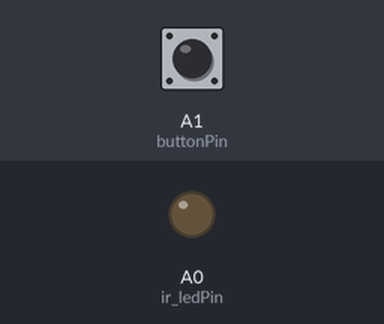
This sketch was run on a simulated Arduino Uno, built with avr-gcc and run on an emulated ATmega328P. Parts: output pins drawn as LEDs (lit = HIGH). The inputs (shaded band) are chosen by the test bench; at power-on: A1 (buttonPin) LOW.

Above: at 1.2 s.
1.3 s: A1 (buttonPin) pulled HIGH for 0.15 s
At 1.37 s:
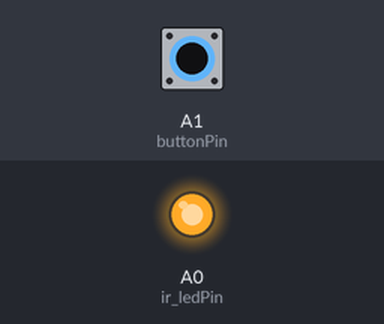
2.9 s: A1 (buttonPin) pulled HIGH for 3.2 s
At 7.1 s:
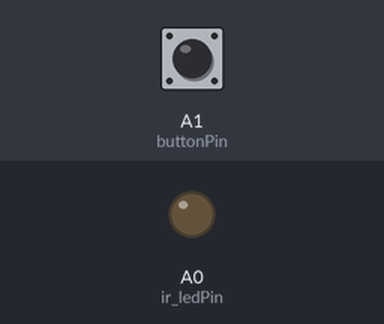
Timing chart, 0 to 8.6 s (numbered marks = the images above; inputs shaded):
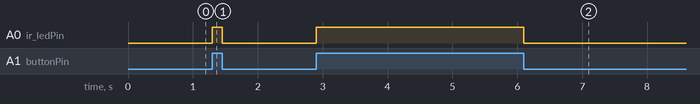

The sketch:

ir_led.ino
```cpp
//
// FaBo Brick Sample
//
// brick_analog_ir_led
//

int ir_ledPin = A0;
int buttonPin = A1;

int buttonState = 0;

void setup() {
  pinMode(ir_ledPin, OUTPUT);
  pinMode(buttonPin, INPUT);
}

void loop() {
  buttonState = digitalRead(buttonPin);

  if (buttonState == HIGH) {
    digitalWrite(ir_ledPin, HIGH);
  }
  else {
    digitalWrite(ir_ledPin, LOW);
  }

}
```

Measured:
- after the input at 1.3 s, A0 (ir_ledPin): LOW → HIGH at once, → LOW 0.15 s later
- after the input at 2.9 s, A0 (ir_ledPin): LOW → HIGH at once, → LOW 3.2 s later
